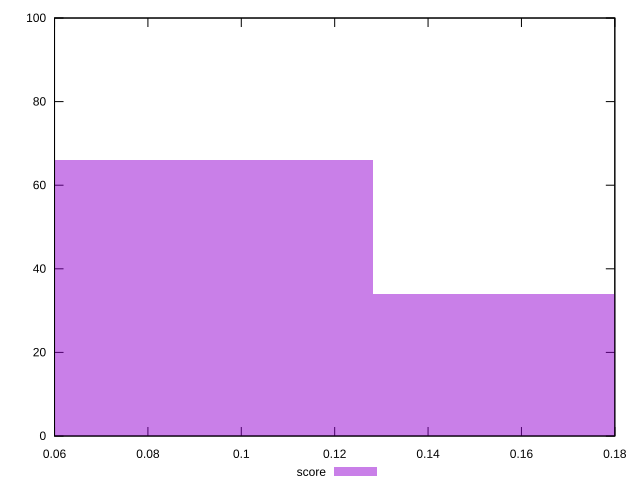

Here is the gnuplot script that generated this plot:
reset

$score <<EOF
0.17080356192585308 34
0.08540178096292654 66
EOF

set key outside below
set boxwidth 0.08540178096292654
set xrange [0.06:0.18]
set yrange [0:100]
set trange [0:100]
set style fill transparent solid 0.5 noborder
set terminal svg size 640, 490 enhanced background rgb 'white'
set output "report_00009_2021-02-08T22-37-41.559Z/largest-contentful-paint/samples/pages+cached+noadtech/score/histogram.svg"

plot $score title "score" with boxes

reset
